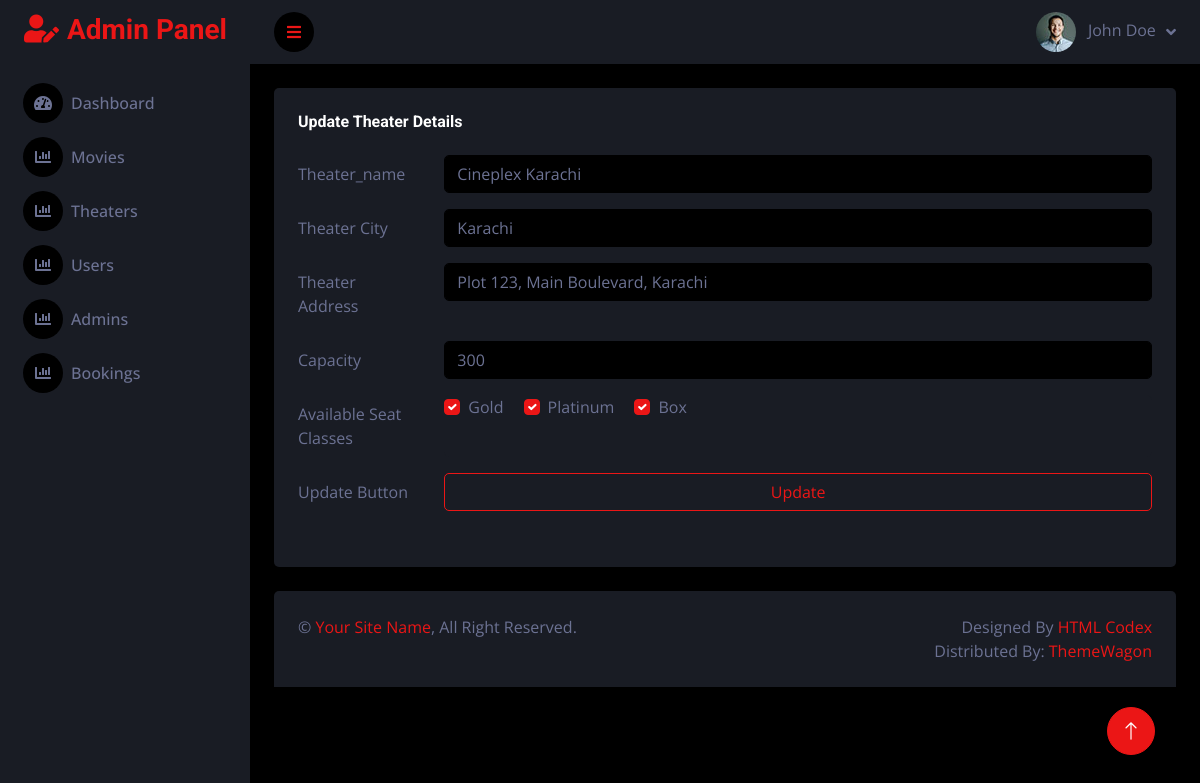
/admin2/update_theater.php?id=1, run on the app's committed database.
### tables this page shows
CREATE TABLE `theaters` (
  `theater_id` int(11) NOT NULL,
  `theater_name` varchar(255) NOT NULL,
  `city` varchar(100) NOT NULL,
  `address` varchar(255) NOT NULL,
  `capacity` int(11) NOT NULL,
  `available_seat_classes` varchar(255) DEFAULT NULL
);

### admin2/update_theater.php (the view, shortened to what this page needs)
<?php
include('../admin/connection.php');
$theater_id = intval($_GET['id']);
$query = "SELECT * FROM theaters WHERE theater_id = $theater_id";
$result = mysqli_query($connect, $query);
$row = mysqli_fetch_assoc($result);
?>
<!DOCTYPE html>
<html lang="en">
<head>
    <link href="https://cdnjs.cloudflare.com/ajax/libs/font-awesome/5.10.0/css/all.min.css" rel="stylesheet">
    <link href="https://cdn.jsdelivr.net/npm/bootstrap-icons@1.4.1/font/bootstrap-icons.css" rel="stylesheet">
    <link href="lib/owlcarousel/assets/owl.carousel.min.css" rel="stylesheet">
    <link href="lib/tempusdominus/css/tempusdominus-bootstrap-4.min.css" rel="stylesheet" />
    <link href="css/bootstrap.min.css" rel="stylesheet">
    <link href="css/style.css" rel="stylesheet">
</head>
<body>
    <div class="container-fluid position-relative d-flex p-0">
        <?php include "sidebar.php"; ?>
        <div class="content">
            <?php include "navbar.php"; ?>
            <div class="container-fluid pt-4 px-4">
                <div class="row g-4">
                    <div class="col-sm-12 col-xl-12">
                        <div class="bg-secondary rounded h-100 p-4">
                            <h6 class="mb-4">Update Theater Details</h6>
                            <form method="POST" enctype="multipart/form-data">
                                <div class="row mb-3">
                                    <label for="theater_name" class="col-sm-2 col-form-label">Theater_name</label>
                                    <div class="col-sm-10">
                                        <input type="text" class="form-control" id="theater_name" name="name" value="<?php echo htmlspecialchars($row['theater_name']); ?>" required>
                                    </div>
                                </div>
                                <div class="row mb-3">
                                    <label for="city" class="col-sm-2 col-form-label">Theater City</label>
                                    <div class="col-sm-10">
                                        <input type="text" class="form-control" id="city" name="city" value="<?php echo htmlspecialchars($row['city']); ?>" required>
                                    </div>
                                </div>
                                <div class="row mb-3">
                                    <label for="address" class="col-sm-2 col-form-label">Theater Address</label>
                                    <div class="col-sm-10">
                                        <input type="text" class="form-control" id="description" name="address" value="<?php echo htmlspecialchars($row['address']); ?>" required>
                                    </div>
                                </div>
                                <div class="row mb-3">
                                    <label for="capacity" class="col-sm-2 col-form-label">Capacity</label>
                                    <div class="col-sm-10">
                                        <input type="text" class="form-control" id="trailer_link" name="capacity" value="<?php echo htmlspecialchars($row['capacity']); ?>" min="1" required>
                                    </div>
                                </div>
                                <div class="row mb-3">
                                    <label for="release_date" class="col-sm-2 col-form-label">Available Seat Classes</label>
                                    <div class="col-sm-10">
                                        <div class="bg-secondary rounded h-100">
                                            <div class="form-check form-check-inline">
                                                <input type="checkbox" class="form-check-input" id="Gold" name="seat_classes[]" value="Gold" <?php echo (strpos($row['available_seat_classes'], 'Gold') !== false) ? 'checked' : ''; ?> required>
                                                <label class="form-check-label" for="Gold">Gold</label>
                                            </div>
                                            <div class="form-check form-check-inline">
                                                <input type="checkbox" class="form-check-input" id="Platinum" name="seat_classes[]" value="Platinum" <?php echo (strpos($row['available_seat_classes'], 'Platinum') !== false) ? 'checked' : ''; ?>>
                                                <label class="form-check-label" for="Platinum">Platinum</label>
                                            </div>
                                            <div class="form-check form-check-inline">
                                                <input type="checkbox" class="form-check-input" id="Box" name="seat_classes[]" value="Box" <?php echo (strpos($row['available_seat_classes'], 'Box') !== false) ? 'checked' : ''; ?>>
                                                <label class="form-check-label" for="Box">Box</label>
                                            </div>
                                        </div>
                                    </div>
                                </div>
                                <div class="row mb-3">
                                    <label for="release_date" class="col-sm-2 col-form-label">Update Button</label>
                                    <div class="col-sm-10">
                                        <button type="submit" name="update" class="btn btn-outline-primary w-100 mb-3">Update</button>
                                    </div>
                                </div>
                            </form>
                        </div>
                    </div>
                </div>
            </div>
            <div class="container-fluid pt-4 px-4 ">
                <div class="bg-secondary rounded-top p-4">
                    <div class="row">
                        <div class="col-12 col-sm-6 text-center text-sm-start">
                            &copy; <a href="#">Your Site Name</a>, All Right Reserved.
                        </div>
                        <div class="col-12 col-sm-6 text-center text-sm-end">
                            Designed By <a href="https://htmlcodex.com">HTML Codex</a>
                            <br>Distributed By: <a href="https://themewagon.com" target="_blank">ThemeWagon</a>
                        </div>
                    </div>
                </div>
            </div>
        </div>
        <a href="#" class="btn btn-lg btn-primary btn-lg-square back-to-top"><i class="bi bi-arrow-up"></i></a>
    </div>
</body>
</html>

### admin2/css/style.css (style rules this page uses)
:root { --primary: #EB1616; --secondary: #191C24; --light: #6C7293; --dark: #000000; }
.back-to-top { position: fixed; display: none; right: 45px; bottom: 45px; z-index: 99; }
.btn { transition: .5s; }
.btn-lg-square { width: 48px; height: 48px; }
.btn-square, .btn-sm-square, .btn-lg-square { padding: 0; display: inline-flex; align-items: center; justify-content: center; font-weight: normal; border-radius: 50px; }
.content { margin-left: 250px; min-height: 100vh; background: var(--dark); transition: 0.5s; }
@media (min-width: 992px) { .content { width: calc(100% - 250px); } }

### data on the page
theaters: name "Cineplex Karachi", city "Karachi", address "Plot 123, Main Boulevard, Karachi", capacity "300", available_seat_classes "☑"
